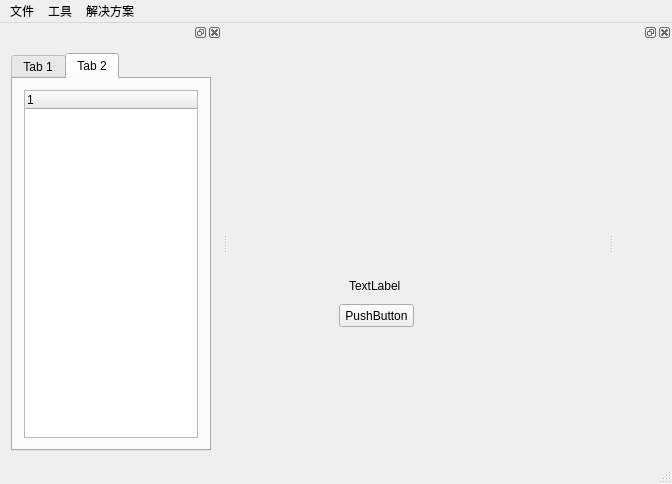
<?xml version="1.0" encoding="UTF-8"?>
<ui version="4.0">
 <class>TSP</class>
 <widget class="QMainWindow" name="TSP">
  <property name="geometry">
   <rect>
    <x>0</x>
    <y>0</y>
    <width>672</width>
    <height>484</height>
   </rect>
  </property>
  <property name="windowTitle">
   <string>TSP</string>
  </property>
  <widget class="QWidget" name="centralWidget">
   <layout class="QHBoxLayout" name="horizontalLayout_4">
    <item>
     <widget class="QCustomPlot" name="customPlot" native="true">
      <property name="maximumSize">
       <size>
        <width>16777215</width>
        <height>16777215</height>
       </size>
      </property>
      <widget class="QPushButton" name="pushButton">
       <property name="geometry">
        <rect>
         <x>100</x>
         <y>270</y>
         <width>75</width>
         <height>23</height>
        </rect>
       </property>
       <property name="text">
        <string>PushButton</string>
       </property>
      </widget>
      <widget class="QLabel" name="label">
       <property name="geometry">
        <rect>
         <x>110</x>
         <y>241</y>
         <width>71</width>
         <height>21</height>
        </rect>
       </property>
       <property name="text">
        <string>TextLabel</string>
       </property>
      </widget>
     </widget>
    </item>
   </layout>
  </widget>
  <widget class="QMenuBar" name="menuBar">
   <property name="geometry">
    <rect>
     <x>0</x>
     <y>0</y>
     <width>672</width>
     <height>23</height>
    </rect>
   </property>
   <widget class="QMenu" name="file">
    <property name="title">
     <string>文件</string>
    </property>
    <addaction name="actionopen"/>
    <addaction name="actionnew"/>
   </widget>
   <widget class="QMenu" name="tool">
    <property name="title">
     <string>工具</string>
    </property>
    <addaction name="obverseaction"/>
    <addaction name="readssp"/>
   </widget>
   <widget class="QMenu" name="menu">
    <property name="title">
     <string>解决方案</string>
    </property>
    <addaction name="action"/>
    <addaction name="action_2"/>
    <addaction name="action_3"/>
   </widget>
   <addaction name="file"/>
   <addaction name="tool"/>
   <addaction name="menu"/>
  </widget>
  <widget class="QStatusBar" name="statusBar"/>
  <widget class="QDockWidget" name="dockWidget">
   <attribute name="dockWidgetArea">
    <number>1</number>
   </attribute>
   <widget class="QWidget" name="dockWidgetContents">
    <layout class="QHBoxLayout" name="horizontalLayout">
     <item>
      <widget class="QTabWidget" name="tabWidget">
       <property name="sizePolicy">
        <sizepolicy hsizetype="Expanding" vsizetype="Expanding">
         <horstretch>0</horstretch>
         <verstretch>0</verstretch>
        </sizepolicy>
       </property>
       <property name="maximumSize">
        <size>
         <width>200</width>
         <height>16777215</height>
        </size>
       </property>
       <property name="currentIndex">
        <number>1</number>
       </property>
       <widget class="QWidget" name="tab">
        <attribute name="title">
         <string>Tab 1</string>
        </attribute>
        <layout class="QHBoxLayout" name="horizontalLayout_2">
         <item>
          <widget class="QTreeView" name="treeView"/>
         </item>
        </layout>
       </widget>
       <widget class="QWidget" name="tab_2">
        <attribute name="title">
         <string>Tab 2</string>
        </attribute>
        <layout class="QHBoxLayout" name="horizontalLayout_3">
         <item>
          <widget class="QTreeWidget" name="toolboxtree">
           <column>
            <property name="text">
             <string notr="true">1</string>
            </property>
           </column>
          </widget>
         </item>
        </layout>
       </widget>
      </widget>
     </item>
    </layout>
   </widget>
  </widget>
  <widget class="QDockWidget" name="dockWidget_2">
   <attribute name="dockWidgetArea">
    <number>2</number>
   </attribute>
   <widget class="QWidget" name="dockWidgetContents_2">
    <layout class="QHBoxLayout" name="horizontalLayout_5"/>
   </widget>
  </widget>
  <action name="actionopen">
   <property name="text">
    <string>open</string>
   </property>
  </action>
  <action name="actionnew">
   <property name="text">
    <string>new</string>
   </property>
  </action>
  <action name="obverseaction">
   <property name="text">
    <string>观测系统</string>
   </property>
  </action>
  <action name="readssp">
   <property name="text">
    <string>read ssp</string>
   </property>
  </action>
  <action name="action">
   <property name="text">
    <string>解决方案</string>
   </property>
  </action>
  <action name="action_2">
   <property name="text">
    <string>解决方案</string>
   </property>
  </action>
  <action name="action_3">
   <property name="text">
    <string>解决方案</string>
   </property>
  </action>
 </widget>
 <layoutdefault spacing="6" margin="11"/>
 <customwidgets>
  <customwidget>
   <class>QCustomPlot</class>
   <extends>QWidget</extends>
   <header location="global">qcustomplot.h</header>
   <container>1</container>
  </customwidget>
 </customwidgets>
 <resources/>
 <connections/>
</ui>
